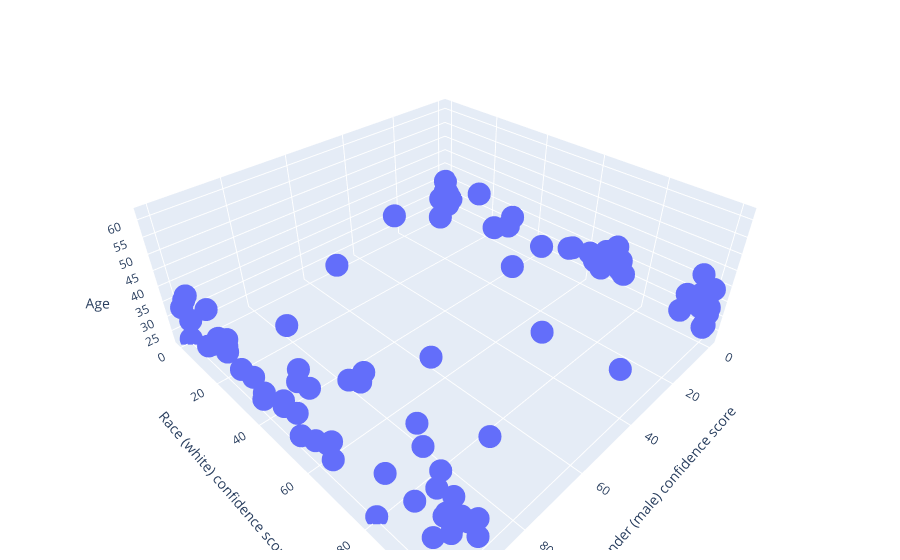

Write notebook code for a chart like this one.
### Code cell
MetricCenterDistanceDisplay(DeepFaceDict, category='gender', type='distance')
MetricGenderDisplay(DeepFaceDict, specific_race=None, specific_emotion=None, specific_age=None)
MetricRaceDisplay(DeepFaceDict, specific_gender=None, specific_emotion=None, specific_age=None)
MetricEmotionDisplay(DeepFaceDict,  specific_gender=None, specific_race=None, specific_age=None)
MetricAgeDisplay(DeepFaceDict, specific_gender=None, specific_race=None, specific_emotion=None)
ScatterPlotDisplay2D(DeepFaceDict, x_axis_label="race", y_axis_label="gender", specific_gender="male", specific_race="white", specific_emotion=None)
ScatterPlotDisplay3D(DeepFaceDict, specific_gender="male", specific_race="white")
# ImageInfoDisplay(DeepFaceDict)

### Figure 1 — Plotly figure (JSON) as saved in the notebook; plotly's stock layout.template omitted (floating-point values rounded to 4 significant figures)
{"data": [{"hovertemplate": "x=%{x}<br>y=%{y}<br>z=%{z}<extra></extra>", "legendgroup": "", "marker": {"color": "#636efa", "symbol": "circle"}, "mode": "markers", "name": "", "scene": "scene", "showlegend": false, "type": "scatter3d", "x": [1.195, 100.0, 0.03304, 0.001719, 99.99, 61.49, 1.66e-05, 97.71, 0.05409, 0.2484, 98.22, 99.73, 99.99, 99.8, 0.021, 94.36, 3.539, 5.773e-07, 99.74, 90.49, 1.991e-05, 98.69, 8.804e-05, 99.93, 100.0, 0.002448, 90.25, 100.0, 97.42, 25.75, 99.99, 0.5984, 0.03124, 99.66, 2.459, 99.47, 3.946e-05, 0.02164, 92.1, 94.25, 99.42, 98.68, 0.006512, 100.0, 99.99, 95.98, 99.99, 99.98, 89.1, 99.98, 100.0, 84.94, 0.1337, 3.235e-05, 98.52, 0.06378, 94.65, 0.0003533, 10.6, 95.67, 0.0006752, 99.98, 43.75, 0.05802, 0.001663, 99.85, 85.48, 9.589e-05, 99.87, 98.26, 92.59, 0.0007767, 90.8, 23.43, 83.94, 0.006676, 0.05267, 1.385, 0.06686, 2.998e-05, 99.99, 100.0, 6.903e-06, 0.01711, 91.05, 0.01207, 0.01505, 65.63, 2.422, 82.71, 100.0, 80.37, 0.08844, 38.79, 94.63, 99.81, 99.83], "y": [2.346, 24.0, 0.991, 98.96, 53.81, 18.14, 29.7, 19.19, 96.33, 23.77, 1.318e-06, 83.63, 48.46, 99.59, 92.5, 47.23, 46.37, 73.79, 53.2, 43.79, 100.0, 0.2176, 63.67, 38.22, 48.24, 100.0, 99.06, 64.86, 99.45, 1.715, 29.45, 66.49, 67.15, 10.98, 0.122, 18.39, 0.02307, 16.25, 96.44, 45.61, 79.5, 13.4, 99.95, 59.89, 20.26, 97.87, 99.29, 66.45, 87.78, 8.123e-32, 66.07, 27.47, 99.02, 31.24, 100.0, 97.07, 94.9, 99.88, 8.14, 87.11, 72.31, 14.78, 99.29, 97.59, 70.42, 99.53, 53.61, 63.54, 0.0006653, 35.48, 98.73, 99.64, 84.62, 50.87, 56.08, 100.0, 2.847, 99.25, 72.41, 73.57, 79.88, 23.64, 55.45, 99.89, 99.94, 0.0008953, 93.37, 60.64, 55.78, 73.91, 96.86, 92.73, 61.8, 74.0, 92.37, 35.01, 2.848], "z": [27, 34, 31, 37, 33, 37, 29, 32, 42, 26, 36, 39, 33, 23, 28, 38, 30, 31, 25, 27, 31, 28, 31, 26, 31, 33, 31, 32, 45, 32, 30, 30, 36, 26, 29, 33, 35, 36, 31, 33, 62, 39, 39, 29, 33, 33, 23, 34, 34, 33, 28, 34, 34, 33, 36, 36, 33, 27, 28, 30, 35, 29, 39, 32, 39, 42, 33, 32, 22, 25, 32, 26, 40, 34, 33, 27, 29, 36, 32, 31, 22, 32, 32, 33, 27, 31, 34, 32, 33, 32, 33, 41, 33, 32, 38, 31, 37]}], "layout": {"legend": {"tracegroupgap": 0}, "margin": {"b": 10, "l": 10, "r": 20, "t": 10}, "scene": {"domain": {"x": [0, 1], "y": [0, 1]}, "xaxis": {"title": {"text": "Gender (male) confidence score"}}, "yaxis": {"title": {"text": "Race (white) confidence score"}}, "zaxis": {"title": {"text": "Age"}}}}}
